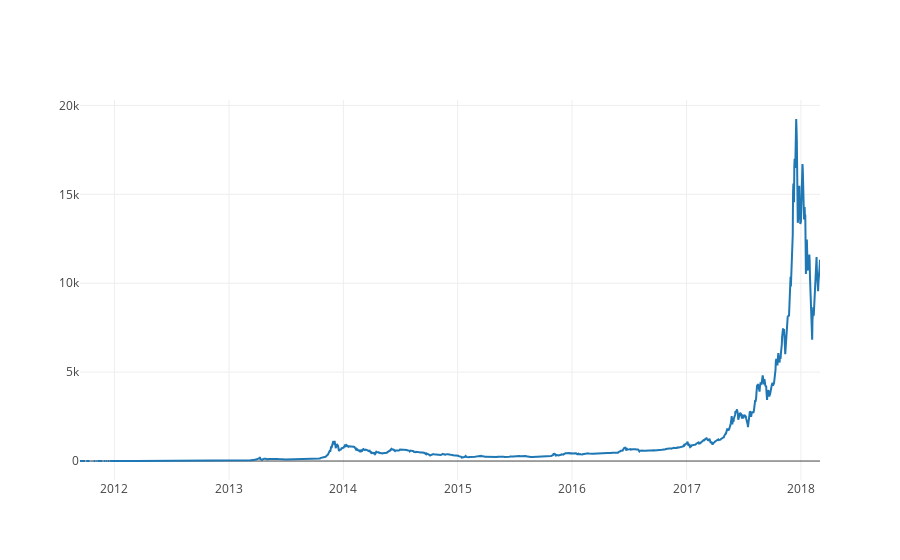

Notebook code for this chart:
### Code cell
# Plot the average BTC price
btc_trace = go.Scatter(x=btc_usd_datasets.index, y=btc_usd_datasets['avg_btc_price_usd'])
py.iplot([btc_trace])

### Figure 1 — Plotly figure (JSON) as saved in the notebook; plotly's stock layout.template omitted (floating-point values rounded to 4 significant figures; data arrays with more than 128 entries replaced by an {"elided": "..."} marker saying what was removed)
{"data": [{"type": "scatter", "x": {"elided": "2364 str values"}, "y": {"elided": "2364 float values"}}], "layout": {}}
